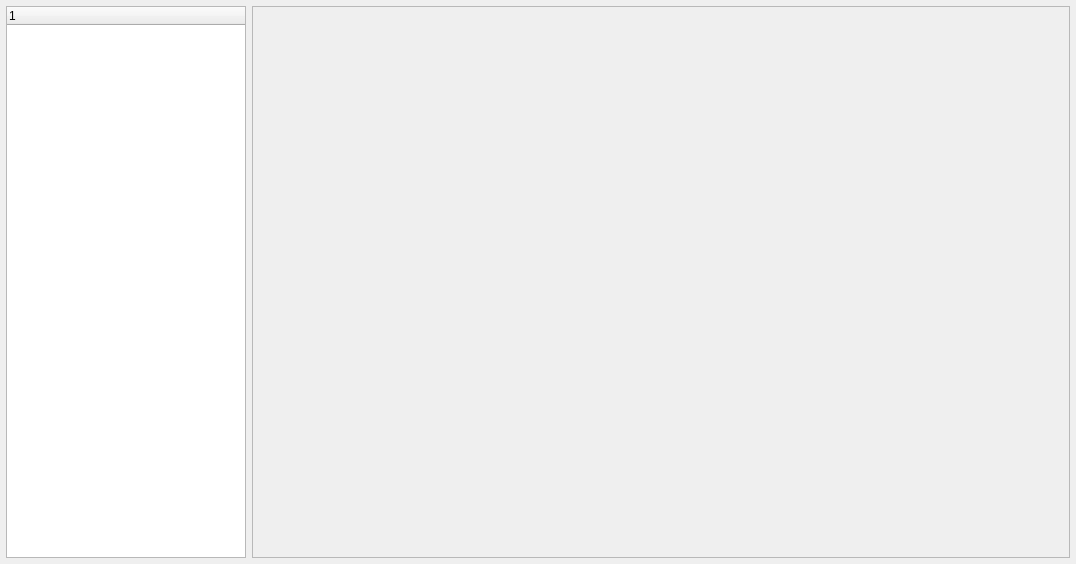
<?xml version="1.0" encoding="UTF-8"?>
<ui version="4.0">
 <class>CPreviewDialog</class>
 <widget class="QDialog" name="CPreviewDialog">
  <property name="geometry">
   <rect>
    <x>0</x>
    <y>0</y>
    <width>1076</width>
    <height>564</height>
   </rect>
  </property>
  <property name="windowTitle">
   <string>布局预览</string>
  </property>
  <property name="toolTip">
   <string/>
  </property>
  <layout class="QHBoxLayout" name="horizontalLayout">
   <property name="leftMargin">
    <number>6</number>
   </property>
   <property name="topMargin">
    <number>6</number>
   </property>
   <property name="rightMargin">
    <number>6</number>
   </property>
   <property name="bottomMargin">
    <number>6</number>
   </property>
   <item>
    <layout class="QVBoxLayout" name="verticalLayout">
     <property name="sizeConstraint">
      <enum>QLayout::SetDefaultConstraint</enum>
     </property>
     <item>
      <widget class="QTreeWidget" name="treeWidget">
       <property name="maximumSize">
        <size>
         <width>240</width>
         <height>16777215</height>
        </size>
       </property>
       <column>
        <property name="text">
         <string notr="true">1</string>
        </property>
       </column>
      </widget>
     </item>
    </layout>
   </item>
   <item>
    <widget class="QScrollArea" name="scrollArea">
     <property name="widgetResizable">
      <bool>true</bool>
     </property>
     <widget class="QWidget" name="scrollAreaWidgetContents">
      <property name="geometry">
       <rect>
        <x>0</x>
        <y>0</y>
        <width>527</width>
        <height>550</height>
       </rect>
      </property>
     </widget>
    </widget>
   </item>
  </layout>
 </widget>
 <resources/>
 <connections/>
</ui>
